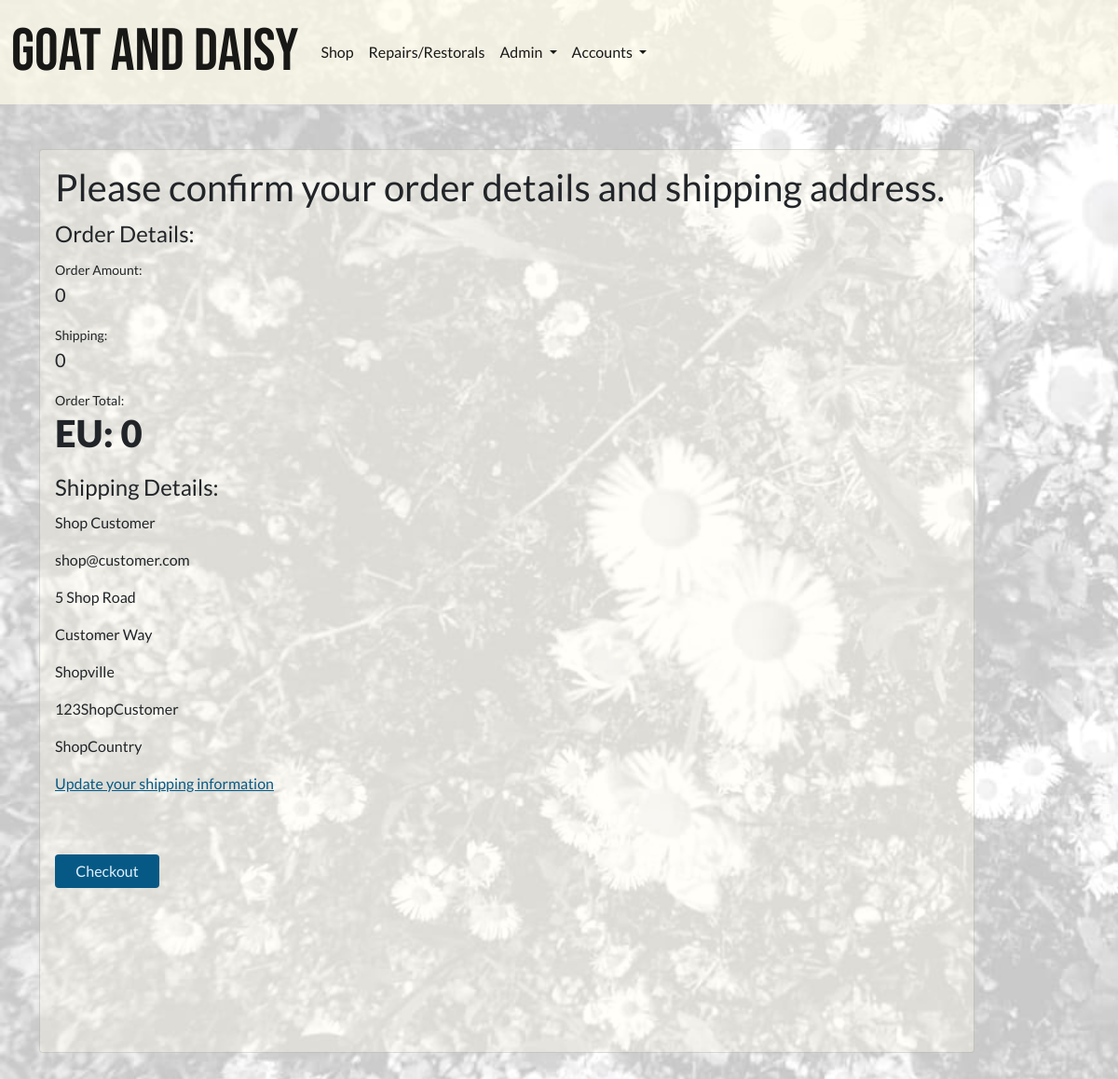
/invoices/confirm-details/ (signed in), run on an earlier commit of the app's database.
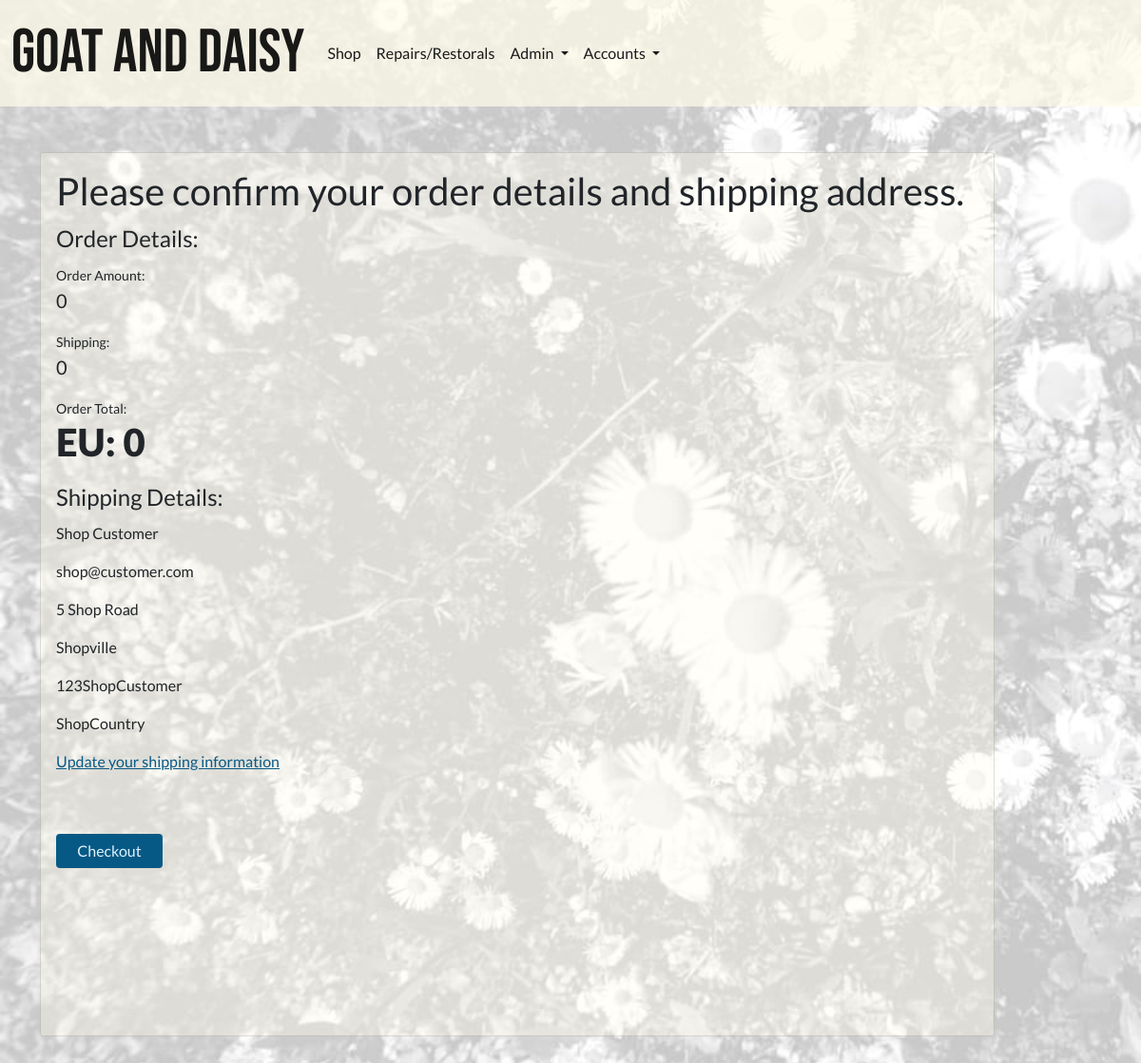
And on a later commit of the database.
### profiles/models.py (models this page shows, shortened)
class Customer(models.Model):
    username = models.OneToOneField(
        User, on_delete=models.CASCADE, null=True, editable=False)
    email = models.EmailField(unique=True, default="start@domain.dj")
    full_name = models.CharField(max_length=100)
    address1 = models.CharField(max_length=100)
    address2 = models.CharField(max_length=100, null=True, blank=True)
    postcode = models.CharField(max_length=40)
    town_or_city = models.CharField(max_length=40)
    country = models.CharField(max_length=40)
    notes = models.TextField(null=True, blank=True)
    staff_notes = models.TextField(null=True, blank=True)
    has_active_shop_orders = models.BooleanField(default=False)
    has_active_repairs = models.BooleanField(default=False)

### invoices/views.py (the view, shortened to what this page needs)
# urls.py: path('confirm-details/', views.precheckout, name="precheckout"),
def precheckout(request):
    if request.method == "GET":
        if request.user.is_authenticated:
            customer_profile = get_object_or_404(
                Customer, username=request.user)
        else:
            customer_profile = {"full_name": "Your order:"}
        form = ShopCheckoutForm()
        context = {
            'form': form,
            'customer_profile': customer_profile,
        }
        return render(request, 'invoices/precheckout.html', context)

### invoices/forms.py
class ShopCheckoutForm(forms.ModelForm):
    class Meta:
        model = models.ShopCustomerInvoice
        exclude = ['notes', 'is_completed', 'paid_on',
                   'shipping_cost', 'order_amount', 'order_total']
    def __init__(self, *args, **kwargs):
        super().__init__(*args, **kwargs)
        self.fields['full_name'].required = True
        self.fields['email'].required = True
        self.fields['address1'].required = True
        self.fields['postcode'].required = True
        self.fields['town_or_city'].required = True
        self.fields['country'].required = True
        placeholders = {
            'full_name': 'Full Name',
            'email': 'Email Address',
            'address1': 'Address 1',
            'address2': 'Address 2',
            'postcode': 'Postal Code',
            'town_or_city': 'Town Or City',
            'country': 'Country',
        }
        self.fields['full_name'].widget.attrs['autofocus'] = True

### profiles/templatetags/user_in_group_tag.py (called while the page is built)
@register.filter(name='has_group')
def has_group(user, group_name):
    try:
        group = Group.objects.get(name=group_name)
    except Group.DoesNotExist:
        return False
    return group in user.groups.all()

### invoices/templates/invoices/precheckout.html (shortened to what this page needs)
{% extends 'base.html' %}
{% load crispy_forms_tags %}
{% load static %}
{% block extra_css %}
<link rel="stylesheet" href="{% static 'css/daisy_bg_image_trans.css' %}">
{% endblock %}
{% block content %}
{% if user.is_authenticated %}
<div class="card card-limit-90">
  <h1>Please confirm your order details and shipping address. </h1>
  {% else %}
  <h1>Please check your order details and enter your shipping address.</h1>
  {% endif %}
  <form action="." method="POST">
      <fieldset>
        <legend>Order Details:</legend>
        <div class="">
          <small>Order Amount:</small>
          <p class="lead">{{ order_amount }}</p>
          <small>Shipping: </small>
          <p class="lead">{{ shipping }}</p>
          <small>Order Total:</small>
          <p class="display-6"><strong>EU: {{ order_total }}</strong></p>
        </div>
      </fieldset>
      <fieldset>
        <legend>Shipping Details:</legend>
        {% if not user.is_authenticated %} {{form|crispy}} {% else %}
        <p>{{ customer_profile.full_name }}</p>
        <p>{{ customer_profile.email }}</p>
        <p>{{ customer_profile.address1 }}</p>
        {% if customer_profile.address2 %}
        <p>{{ customer_profile.address2 }}</p>
        {% endif %}
        <p>{{ customer_profile.town_or_city }}</p>
        <p>{{ customer_profile.postcode }}</p>
        <p>{{ customer_profile.country }}</p>
        <a href="{% url 'public_customer_account_update' customer_profile.id %}">
          <p>Update your shipping information</p>
        </a>
        {% endif %}
      </fieldset>
      <input type="submit" value="Checkout" class="btn btn-info btn-space-above" style="margin-bottom: 10rem; align-self:flex-start">
  </form>
</div>
{% endblock %}

What changed in the data, as far as the page shows it:
changed Customer "Shop Customer": address2 "Customer Way" → (not shown)
